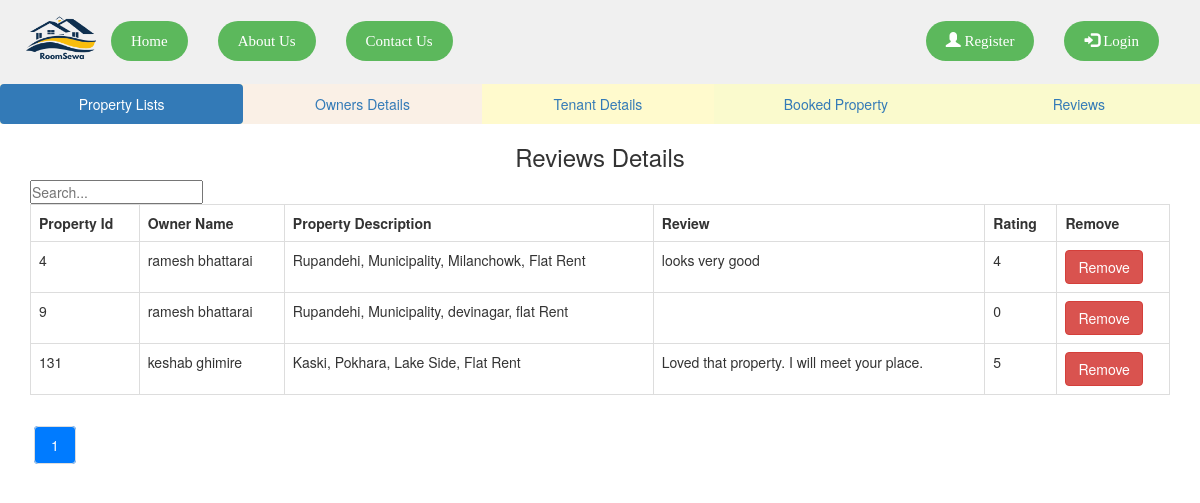
The page /admin/reviews_details.php on the database its author committed.
### tables this page shows
CREATE TABLE `review` (
  `review_id` int(10) NOT NULL,
  `comment` varchar(500) NOT NULL,
  `rating` int(5) NOT NULL,
  `property_id` int(11) NOT NULL
);

CREATE TABLE `owner` (
  `owner_id` int(10) NOT NULL,
  `full_name` varchar(100) NOT NULL,
  `email` varchar(100) NOT NULL,
  `password` varchar(100) NOT NULL,
  `phone_no` bigint(10) NOT NULL,
  `address` varchar(200) NOT NULL,
  `id_type` varchar(100) NOT NULL,
  `id_photo` varchar(1000) NOT NULL,
  `verification_code` text NOT NULL,
  `otp_created_at` timestamp NOT NULL DEFAULT current_timestamp(),
  `email_verified_at` datetime DEFAULT NULL,
  `resetOtp` text DEFAULT NULL
);

### admin/reviews_details.php (the view, shortened to what this page needs)
<!DOCTYPE html>
<html lang="en">
<head>
    <link rel="stylesheet" href="https://maxcdn.bootstrapcdn.com/bootstrap/3.4.1/css/bootstrap.min.css">
</head>
<body>
    <?php
    include("./navbar.php");
    ?>
    <ul class="nav nav-pills nav-justified">
        <li class="active" style="background-color: #FFF8DC"><a href="./index.php">Property Lists</a></li>
        <li style="background-color: #FAF0E6"><a href="./owner_details.php">Owners Details</a></li>
        <li style="background-color: #FFFACD"><a href="./tenant_details.php">Tenant Details</a></li>
        <li style="background-color: #FAFACD"><a href="./booking_details.php">Booked Property</a></li>
        <li style="background-color: #FAFACD"><a href="./reviews_details.php">Reviews</a></li>
    </ul>
    <center>
        <h3>Reviews Details</h3>
    </center>
    <div id="table-container" class="container">
        <input type="text" id="myInput5" onkeyup="myFunction5()" placeholder="Search..." title="Type in a name">
        <?php
        include("../config/config.php");
        $records_per_page = 10;
        $page = isset($_GET['page']) && is_numeric($_GET['page']) ? $_GET['page'] : 1;
        ?>
        <table id="myTable5" class="table table-bordered">
            <tr class="header">
                <th>Property Id</th>
                <th>Owner Name</th>
                <th>Property Description</th>
                <th>Review</th>
                <th>Rating</th>
                <th>Remove</th>
            </tr>
            <?php
            $sql = "SELECT review.property_id,review.review_id, owner.full_name AS owner_name, CONCAT(add_property.district, ', ', add_property.vdc_municipality, ', ', add_property.tole, ', ', add_property.property_type) AS property_description, review.comment, review.rating FROM review  JOIN add_property  ON review.property_id = add_property.property_id JOIN owner  ON add_property.owner_id = owner.owner_id ORDER BY review.property_id ASC;";
            $result = mysqli_query($db, $sql);
            if (mysqli_num_rows($result) > 0) {
                while ($row = mysqli_fetch_assoc($result)) {
                    echo "<tr>";
                    echo "<td>" . htmlspecialchars($row['property_id']) . "</td>";
                    echo "<td>" . htmlspecialchars($row['owner_name']) . "</td>";
                    echo "<td>" . htmlspecialchars($row['property_description']) . "</td>";
                    echo "<td>" . htmlspecialchars($row['comment']) . "</td>";
                    echo "<td>" . htmlspecialchars($row['rating']) . "</td>";
                    echo "<td>";
                    echo "<form method='POST' action='delete_review.php'>";
                    echo "<button type='submit' class='btn btn-danger' name='delete_review'>Remove</button>";
                    echo "</form>";
                    echo "</td>";
                    echo "</tr>";
                }
            } else {
            }
            ?>
        </table>
        <?php
        $sql = "SELECT COUNT(*) AS total FROM review";
        $result = mysqli_query($db, $sql);
        $row = mysqli_fetch_assoc($result);
        $total_pages = ceil($row["total"] / $records_per_page);
        ?>
        <div class="pagination">
            <?php
            for ($i = 1; $i <= $total_pages; $i++) {
            ?>
                <a href="?page=<?php echo $i; ?>" <?php if ($i === $page) echo 'class="active"'; ?>><?php echo $i; ?></a>
            <?php
            }
            ?>
    </div>
</body>
</html>

### style/navbar.css (style rules this page uses)
* { margin: 0; padding: 0; box-sizing: border-box; }

### admin/reviews_details.php (style rules this page uses)
#table-container { margin-left: auto; margin-right: auto; }
.pagination { margin-top: 20px; text-align: center; }
.pagination a { color: #333; padding: 8px 16px; text-decoration: none; border: 1px solid #ddd; margin: 0 4px; border-radius: 4px; }
.pagination a.active { background-color: #007bff; color: white; }

### rows shown on the page
review: property "4", owner.full_name "ramesh bhattarai", property_description "Rupandehi, Municipality, Milanchowk, Flat Rent", comment "looks very good", rating "4"
review: property "9", owner.full_name "ramesh bhattarai", property_description "Rupandehi, Municipality, devinagar, flat Rent", rating "0"
review: property "131", owner.full_name "keshab ghimire", property_description "Kaski, Pokhara, Lake Side, Flat Rent", comment "Loved that property. I will meet your place.", rating "5"
